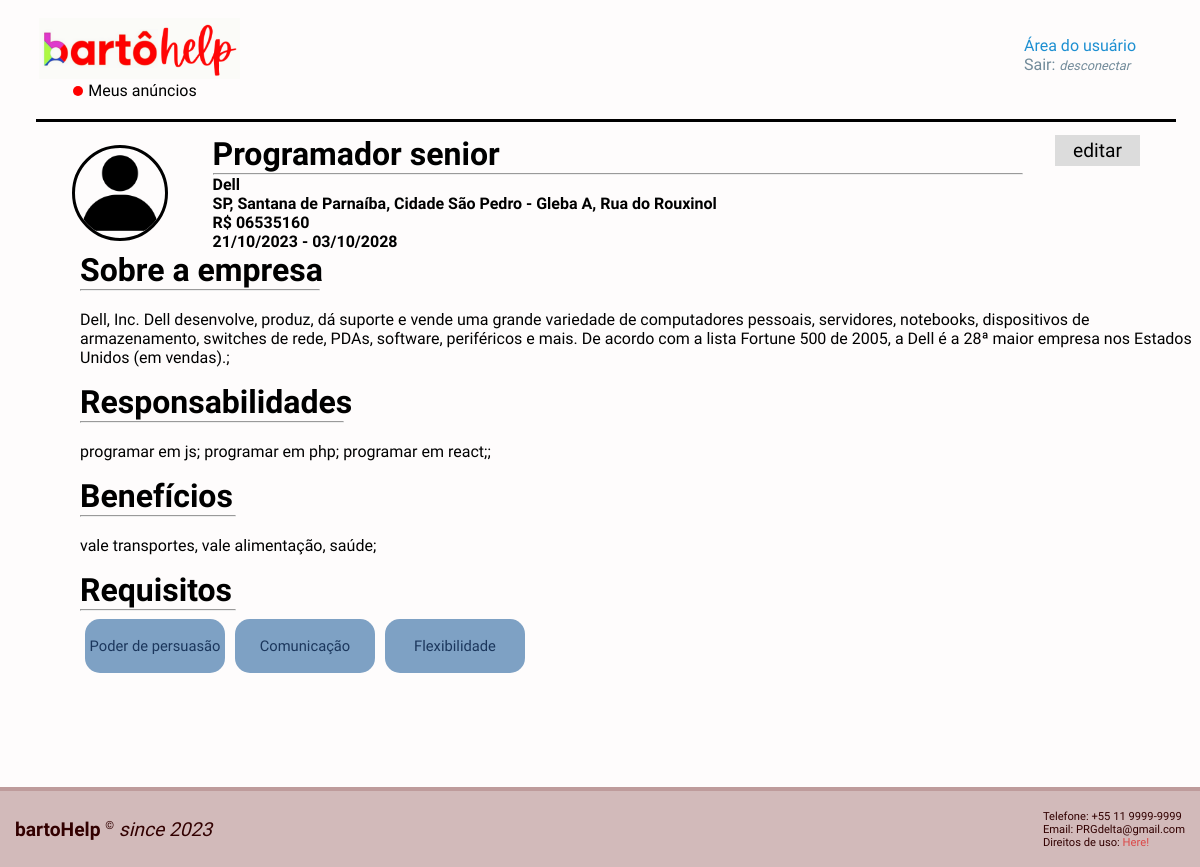
Screenshot of /php/empresa/detalhesVaga.php?idVaga=1 (signed in) with the database file from the repository.
### tables this page shows
CREATE TABLE IF NOT EXISTS `vaga` (
  `id_vaga` int NOT NULL AUTO_INCREMENT,
  `titulo` varchar(100) DEFAULT NULL,
  `responsabilidades` text,
  `beneficios` text,
  `data_pub` varchar(20) DEFAULT NULL,
  `data_max` varchar(20) DEFAULT NULL,
  `aberta` tinyint(1) DEFAULT NULL,
  `cnpj_empresa` varchar(20) DEFAULT NULL,
  `salario` varchar(20) DEFAULT NULL,
  `cep` varchar(15) DEFAULT NULL,
  `endereco` varchar(255) DEFAULT NULL,
  PRIMARY KEY (`id_vaga`),
  KEY `cnpj_empresa` (`cnpj_empresa`),
  CONSTRAINT `vaga_ibfk_1` FOREIGN KEY (`cnpj_empresa`) REFERENCES `empresa` (`cnpj`)
);

CREATE TABLE IF NOT EXISTS `empresa` (
  `cnpj` varchar(20) NOT NULL,
  `nome` varchar(100) NOT NULL,
  `gmail` varchar(100) DEFAULT NULL,
  `senha` varchar(80) DEFAULT NULL,
  `telefone` varchar(12) DEFAULT NULL,
  `logo` varchar(200) DEFAULT NULL,
  `descricao` text,
  `descricaoLinha` varchar(255) DEFAULT NULL,
  `endereco` varchar(150) NOT NULL,
  `cep` varchar(20) NOT NULL,
  PRIMARY KEY (`cnpj`)
);

CREATE TABLE IF NOT EXISTS `competencia` (
  `id_competencia` int NOT NULL AUTO_INCREMENT,
  `tipo` varchar(35) DEFAULT NULL,
  `descricao` text,
  PRIMARY KEY (`id_competencia`)
);

### php/empresa/detalhesVaga.php (the view, shortened to what this page needs)
<?php
if (!isset($_SESSION) || $_SESSION =="" || $_SESSION == null) {
    header('Location: ../../html/login.html');
}
else{
include('../conexao.php');
$resposta="";
$idVaga = $_GET['idVaga'];
$buscaVaga = mysqli_query($con, "SELECT * FROM vaga where id_vaga = '$idVaga'");
$resultadoVaga = mysqli_fetch_row($buscaVaga);
$cnpj = $resultadoVaga[7];
$buscaEmp = mysqli_query($con, "SELECT * FROM empresa where cnpj = '$cnpj'");
$resultadoEmp = mysqli_fetch_row($buscaEmp);
$buscaLogo = $resultadoEmp[5];
$dataLimite = $resultadoVaga[5];
$dataLimite = implode("/",array_reverse(explode("-",$dataLimite)));
if ($buscaLogo=="" || $buscaLogo==null || $buscaLogo == " ") {
    $buscaLogo = "../../contents/imgs/3106921.png";
}
$busca= mysqli_query($con, "SELECT * from competencia_vaga where id_vaga = '$idVaga'");
while($resultado = mysqli_fetch_row($busca)){
    $idComp = $resultado[2];
    $busca2 = mysqli_query($con, "SELECT * from competencia where id_competencia = $idComp");
    while($resultado2= mysqli_fetch_row($busca2)){
        $resposta = $resposta."<a href=\"../../html/competencias.html\" target=\"_Blank\"><button>".$resultado2[1]."</button></a>";
    }
}
?>
<!DOCTYPE html>
<html lang="pt-br">
<head>
            <link rel="stylesheet" href="../../style/home.css">
            <link rel="stylesheet" href="../../style/style.css">
            <link rel="stylesheet" href="../../style/header.css">
            <link rel="stylesheet" href="../../style/home_empresa.css">
            <link rel="stylesheet" href="../../style/detalhesVaga.css">
</head>
<body>
    <header id="topo">
    </header>
    <div class="topo">
        <div class="img">
            <img src="<?php echo $buscaLogo; ?>" alt="" class="logoEmp">
        </div>
        <div class="titulo">
            <h1> <?php echo $resultadoVaga[1]; ?></h1>
            <hr/>
            <h4> <?php echo $resultadoEmp[1]?></h4>
            <h4> <?php echo $resultadoVaga[10]?> </h4>
            <h4> <?php echo "R$ ".$resultadoVaga[9]?> </h4>
            <h4> <?php echo $resultadoVaga[4]." - ".$dataLimite;?> </h4>
        </div>
        <a <?php echo "href=\"./editarVaga.php?id=".$resultadoVaga[0]."\"" ?> >
            <button class="editarVaga">
                editar
            </button>
        </a>
    </div>
    <div class="contedor">
        <div>
            <h1>
                Sobre a empresa
                <hr style=" width:20vw; "/>
            </h1>
                <?php echo "<br/>".$resultadoEmp[6]?>;
                <br/>
        </div>
        <div>
            <h1>
                Responsabilidades
                <hr style=" width:22vw; "/>
            </h1>
                    <?php echo "<br/>".$resultadoVaga[2]?>;
                    <br/>
        </div>
        <div>
            <h1>
                Benefícios
                <hr style=" width:13vw; "/>
            </h1>
                    <?php echo "<br/>".$resultadoVaga[3]?>
                    <br/>
        </div>
        <div>
            <h1>
                Requisitos
                <hr style=" width:13vw; "/>
            </h1>
            <div id="requisitosCards">
                <?php
                    echo $resposta;
                ?>
            </div>
        </div>
    </div>
    <footer>
    </footer>
</body>
</html> <?php } ?>

### style/home.css (style rules this page uses)
:root { --section_heigth: 100vh; --cardSdw: 0 12px 25px 1px rgba(0, 0, 0, 0.555); --cardSdwHvr: 0 12px 25px 1px rgba(0, 0, 0, 0.484); --btnCardBrd: 1px solid rgb(0,0,0); --detalhesBrd: 2px solid rgb(25, 25, 184); }

### style/style.css (style rules this page uses)
:root { --marginLineHeader: calc(13vh + 15px); --bkg: rgba(253, 247, 247, 0.349); --grayCard: rgb(236, 202, 202); --grayCardHvr: rgba(255, 207, 207, 0.938); --darkGray: rgb(39, 39, 39); --gray: rgb(113, 138, 153); --gray2: rgb(194, 214, 228); --gray3: rgb(119, 174, 181); --red: rgb(255, 0, 0); --redPointHvr: rgb(26, 107, 178); --Lato: 'Lato', sans-serif; --PtSans: 'PT Sans', sans-serif; --raleway: 'Raleway', sans-serif; --Mukta: 'Mukta Malar', sans-serif; --Input: rgb(255, 234, 234); --linkClr: rgb(219, 72, 72); --helpClr: rgb(254, 254, 252); --helpBkgClr: rgba(33, 116, 168, 0.87); --borderInput: rgb(190, 155, 155); --borderInputDenai: rgb(230, 81, 81); --borderInputAcept: rgba(20, 187, 225, 0.898); --buttonBkgClr: rgb(60, 0, 0); --buttonClr: rgb(212, 179, 179); --buttonSdw: 2px 4px 12px rgb(255, 183, 183) inset; --buttonSdwHvr: 1px 2px 15px rgb(207, 120, 120) inset; --buttonBkgClrBlkd: rgb(74, 74, 74); --buttonClrBlkd: rgb(209, 209, 209); --buttonSdwBlkd: -2px -4px 12px rgba(62, 3, 3, 0.826) inset; --lableFile: rgb(199, 102, 152); --lableFileHvr: rgb(174, 42, 110); --footerClr: rgb(50, 0, 0); --footerBkgClr: rgba(86, 0, 0, 0.264); --moreBrd: 1px solid rgb(143, 143, 143); --moreBrdClr: rgb(143, 143, 143); --moreBrdClrHvr: rgb(175, 175, 175); --buttonLocate: rgb(126, 161, 196); --buttonLocateClr: rgb(27, 54, 92); --buttonLocateClrHvr: rgb(118, 163, 209); --buttonLocateHvr: rgb(13, 44, 87); }
* { margin: 0; padding: 0; box-sizing: border-box; scroll-behavior: smooth; font-family: var(--PtSans); scroll-padding-top: 80px; }
body { background-color: var(--bkg); }
a { color: var(--linkClr); text-decoration: none; }

### style/header.css (style rules this page uses)
:root { --zero: 0; --userClr: rgb(29, 143, 209); --searchBrd: 1px solid rgba(0, 112, 132, 0.763); --searchBrdClr: rgb(0, 112, 132); --searchBrdClrHvr: rgba(0, 112, 132, 0.514); }
header { width: 100%; height: 10vh; display: flex; margin-top: 15px; align-items: center; justify-content: space-between; }
header::after { content:''; width: 95%; height: 3px; display: block; position: absolute; left: 3%; top: var(--marginLineHeader); background-color: black; }

### style/detalhesVaga.css (style rules this page uses)
.topo { display: flex; margin-top: 5vh; margin-left: 5vw; width: 90%; flex-direction: row; justify-content: space-between; }
.titulo { display: flex; flex-direction: column; width: 75%; }
.img { width: 15vh; display: flex; justify-content: center; align-items: center; }
.logoEmp { width: 12vh; border-radius: 6vh; border-color: black; border-width: 3px; border-style: solid; }

### rows the page displays
vaga: titulo "Programador senior", endereco "SP, Santana de Parnaíba, Cidade São Pedro - Gleba A, Rua do Rouxinol", cep "06535160", data_pub "21/10/2023", data_max "03/10/2028", responsabilidades "programar em js; programar em php; programar em react;", beneficios "vale transportes, vale alimentação, saúde;"
empresa: nome "Dell", descricao "Dell, Inc. Dell desenvolve, produz, dá suporte e vende uma grande variedade de computadores pessoais, servidores, notebooks, dispositivos de armazenamento, switches de rede, PDAs, software, periféricos e mais. De acordo com a lista Fortune 500 de 2005, a Dell é a 28ª maior empresa nos Estados Unidos (em vendas)."
competencia: tipo "Poder de persuasão"
competencia: tipo "Comunicação"
competencia: tipo "Flexibilidade"
